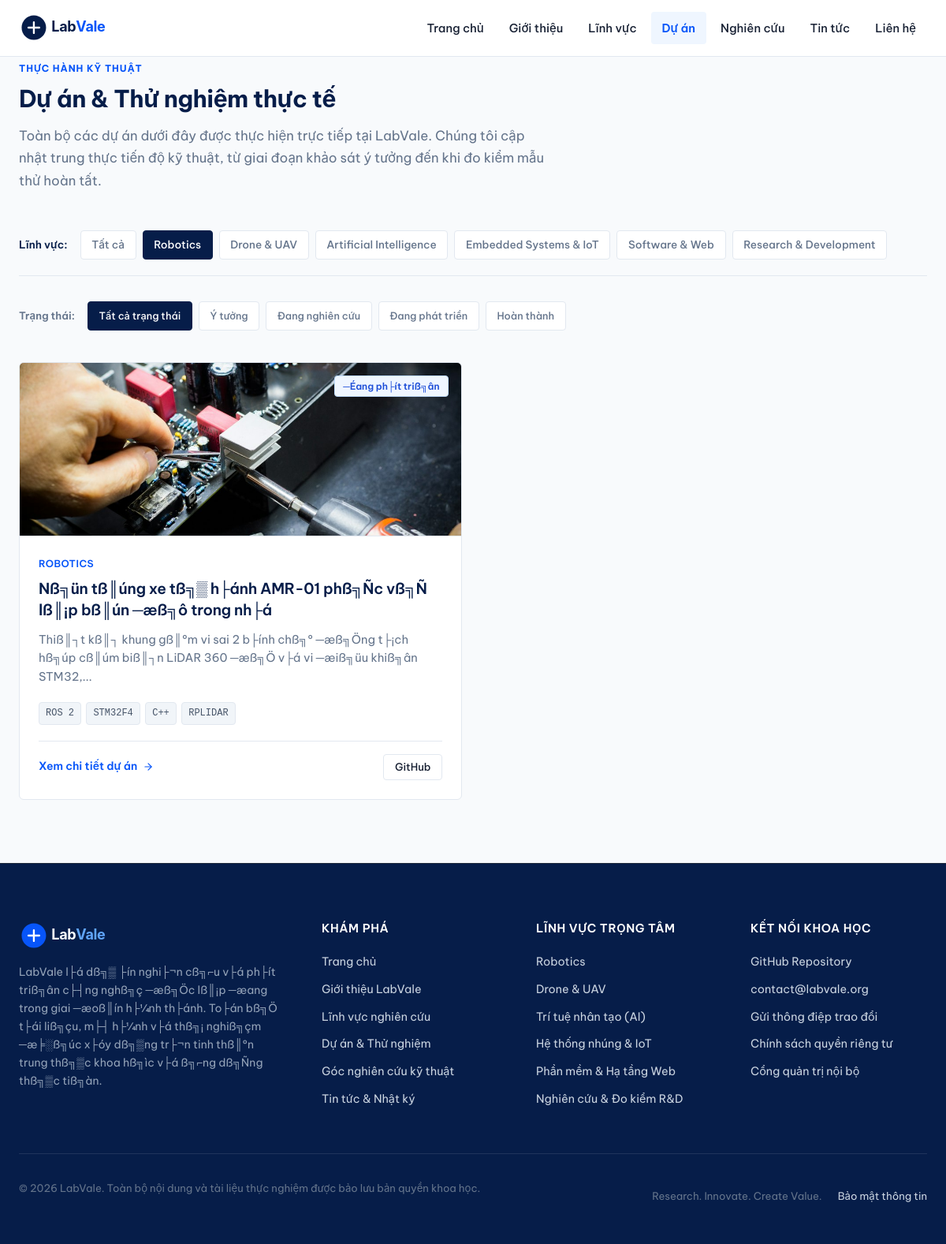
/projects?area=robotics, run on an earlier commit of the app's database.
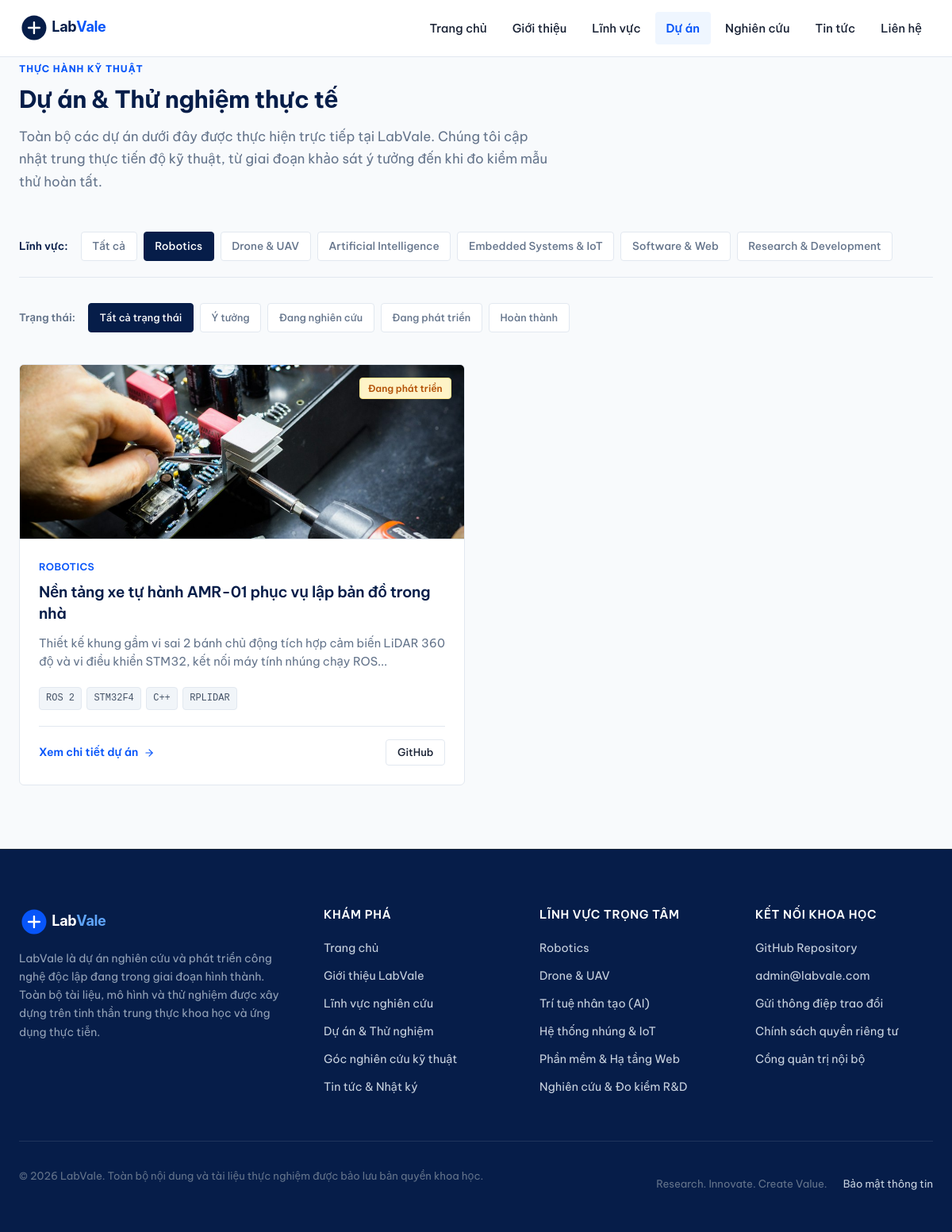
And on a later commit of the database.
### tables this page shows
CREATE TABLE `projects` (
  `id` int(11) NOT NULL AUTO_INCREMENT,
  `area_id` int(11) DEFAULT NULL,
  `title` varchar(200) NOT NULL,
  `slug` varchar(200) NOT NULL,
  `status` enum('Ý tưởng','Đang nghiên cứu','Đang phát triển','Hoàn thành') DEFAULT 'Đang nghiên cứu',
  `summary` text NOT NULL,
  `content` longtext NOT NULL,
  `tech_stack` varchar(255) NOT NULL,
  `image` varchar(255) NOT NULL,
  `image_caption` varchar(255) DEFAULT NULL,
  `github_url` varchar(255) DEFAULT NULL,
  `demo_url` varchar(255) DEFAULT NULL,
  `is_featured` tinyint(1) DEFAULT 0,
  `sort_order` int(11) DEFAULT 0,
  `created_at` datetime DEFAULT current_timestamp(),
  `updated_at` datetime DEFAULT current_timestamp() ON UPDATE current_timestamp(),
  PRIMARY KEY (`id`),
  UNIQUE KEY `slug` (`slug`),
  KEY `area_id` (`area_id`),
  CONSTRAINT `fk_projects_area` FOREIGN KEY (`area_id`) REFERENCES `research_areas` (`id`) ON DELETE SET NULL
);

CREATE TABLE `research_areas` (
  `id` int(11) NOT NULL AUTO_INCREMENT,
  `slug` varchar(100) NOT NULL,
  `name` varchar(150) NOT NULL,
  `subtitle` varchar(255) NOT NULL,
  `icon_svg` text NOT NULL,
  `short_desc` text NOT NULL,
  `full_content` longtext NOT NULL,
  `image` varchar(255) NOT NULL,
  `sort_order` int(11) DEFAULT 0,
  `is_active` tinyint(1) DEFAULT 1,
  `created_at` datetime DEFAULT current_timestamp(),
  PRIMARY KEY (`id`),
  UNIQUE KEY `slug` (`slug`)
);

### includes/helpers.php (called while the page is built, shortened)
<?php
function url(string $path = ''): string {
    $cleanPath = '/' . ltrim($path, '/');
    if ($cleanPath === '/') {
        return BASE_PATH === '' ? '/' : BASE_PATH . '/';
    }
    return BASE_PATH . $cleanPath;
}
function asset(string $path = ''): string {
    $cleanPath = ltrim($path, '/');
    $fullUrl = url('assets/' . $cleanPath);
    $realPath = __DIR__ . '/../assets/' . $cleanPath;
    if (file_exists($realPath)) {
        return $fullUrl . '?v=' . filemtime($realPath);
    }
    return $fullUrl;
}
function e(?string $str): string {
    return htmlspecialchars($str ?? '', ENT_QUOTES, 'UTF-8');
}
function truncate_text(string $text, int $limit = 140, string $end = '...'): string {
    $plain = strip_tags($text);
    $truncated = mb_substr($plain, 0, $limit, 'UTF-8');
    $lastSpace = mb_strrpos($truncated, ' ', 0, 'UTF-8');
    if ($lastSpace !== false) {
        $truncated = mb_substr($truncated, 0, $lastSpace, 'UTF-8');
    }
    return $truncated . $end;
}
function get_setting(string $key, string $default = ''): string {
    static $settingsCache = null;
    if ($settingsCache === null) {
        try {
            $db = Database::getConnection();
            $stmt = $db->query("SELECT `key_name`, `value` FROM `settings`");
            $rows = $stmt->fetchAll();
            $settingsCache = [];
            foreach ($rows as $row) {
                $settingsCache[$row['key_name']] = $row['value'];
            }
        } catch (Exception $e) {
            $settingsCache = [];
        }
    }
    return $settingsCache[$key] ?? $default;
}

### views/layout/project-card.php (the view)
<?php
$statusClassMap = [
    'Ý tưởng' => 'status-y-tuong',
    'Đang nghiên cứu' => 'status-dang-nghien-cuu',
    'Đang phát triển' => 'status-dang-phat-trien',
    'Hoàn thành' => 'status-hoan-thanh',
];
$statusClass = $statusClassMap[$project['status']] ?? 'status-dang-nghien-cuu';
$projectUrl = url('projects/' . $project['slug']);
$imgUrl = !empty($project['image']) ? asset('images/' . $project['image']) : asset('images/project-rover.jpg');
?>
<article class="project-card">
    <div class="project-thumbnail-wrapper">
        <a href="<?= $projectUrl ?>" tabindex="-1" aria-hidden="true">
            <img src="<?= e($imgUrl) ?>" alt="<?= e($project['title']) ?>" class="project-thumbnail" loading="lazy" width="600" height="340">
        </a>
        <span class="project-status-tag <?= $statusClass ?>"><?= e($project['status']) ?></span>
    </div>
    <div class="project-body">
        <?php if (!empty($project['area_name'])): ?>
            <div class="project-area-badge"><?= e($project['area_name']) ?></div>
        <?php endif; ?>
        <h3 class="project-title">
            <a href="<?= $projectUrl ?>"><?= e($project['title']) ?></a>
        </h3>
        <p class="project-summary"><?= e(truncate_text($project['summary'], 130)) ?></p>
        <?php if (!empty($project['tech_stack'])):
            $tags = array_map('trim', explode(',', $project['tech_stack']));
        ?>
            <div class="project-tech-tags">
                <?php foreach (array_slice($tags, 0, 4) as $tag): ?>
                    <span class="tech-tag"><?= e($tag) ?></span>
                <?php endforeach; ?>
            </div>
        <?php endif; ?>
        <div class="project-footer">
            <a href="<?= $projectUrl ?>" class="area-link">
                Xem chi tiết dự án
                <svg viewBox="0 0 24 24" fill="none" stroke="currentColor" stroke-width="2" stroke-linecap="round" stroke-linejoin="round">
                    <line x1="5" y1="12" x2="19" y2="12"></line>
                    <polyline points="12 5 19 12 12 19"></polyline>
                </svg>
            </a>
            <?php if (!empty($project['github_url'])): ?>
                <a href="<?= e($project['github_url']) ?>" target="_blank" rel="noopener noreferrer" class="btn btn-secondary btn-sm" title="Xem mã nguồn">
                    GitHub
                </a>
            <?php endif; ?>
        </div>
    </div>
</article>

### views/projects.php (shortened to what the changed rows need)
<?php
require_once __DIR__ . '/layout/header.php';
?>
<div class="container" style="padding-bottom: 5rem;">
    <div class="section-header">
        <span class="section-kicker">THỰC HÀNH KỸ THUẬT</span>
        <h1 class="section-title">Dự án &amp; Thử nghiệm thực tế</h1>
        <p class="section-desc">
            Toàn bộ các dự án dưới đây được thực hiện trực tiếp tại LabVale. Chúng tôi cập nhật trung thực tiến độ kỹ thuật, từ giai đoạn khảo sát ý tưởng đến khi đo kiểm mẫu thử hoàn tất.
        </p>
    </div>
    <div class="filter-bar">
        <span style="font-size: 0.85rem; font-weight: 600; color: var(--color-primary-navy); margin-right: 0.5rem;">Lĩnh vực:</span>
        <a href="<?= url('/projects' . ($selectedStatus ? '?status=' . urlencode($selectedStatus) : '')) ?>"
           class="filter-btn <?= empty($selectedArea) ? 'active' : '' ?>">
            Tất cả
        </a>
        <?php foreach ($areas as $a): ?>
            <?php
                $link = url('/projects?area=' . urlencode($a['slug']) . ($selectedStatus ? '&status=' . urlencode($selectedStatus) : ''));
            ?>
            <a href="<?= $link ?>" class="filter-btn <?= $selectedArea === $a['slug'] ? 'active' : '' ?>">
                <?= e($a['name']) ?>
            </a>
        <?php endforeach; ?>
    </div>
    <div style="display: flex; gap: 0.5rem; flex-wrap: wrap; margin-bottom: 2.5rem; align-items: center;">
        <span style="font-size: 0.825rem; font-weight: 600; color: var(--color-secondary-text); margin-right: 0.5rem;">Trạng thái:</span>
        <?php
            $statuses = ['Ý tưởng', 'Đang nghiên cứu', 'Đang phát triển', 'Hoàn thành'];
        ?>
        <a href="<?= url('/projects' . ($selectedArea ? '?area=' . urlencode($selectedArea) : '')) ?>"
           class="filter-btn <?= empty($selectedStatus) ? 'active' : '' ?>" style="font-size: 0.8rem;">
            Tất cả trạng thái
        </a>
        <?php foreach ($statuses as $st): ?>
            <?php
                $link = url('/projects?status=' . urlencode($st) . ($selectedArea ? '&area=' . urlencode($selectedArea) : ''));
            ?>
            <a href="<?= $link ?>" class="filter-btn <?= $selectedStatus === $st ? 'active' : '' ?>" style="font-size: 0.8rem;">
                <?= e($st) ?>
            </a>
        <?php endforeach; ?>
    </div>
    <?php if (!empty($projects)): ?>
        <div class="projects-grid">
            <?php foreach ($projects as $project): ?>
                <?php require __DIR__ . '/layout/project-card.php'; ?>
            <?php endforeach; ?>
        </div>
    <?php endif; ?>
</div>
<?php require_once __DIR__ . '/layout/footer.php'; ?>

### views/layout/footer.php (shortened to what the changed rows need)
    </main>
    <footer class="site-footer">
        <div class="container">
            <div class="footer-grid">
                <div>
                    <a href="<?= url('/') ?>" class="brand-link" aria-label="LabVale Trang chủ">
                        <img src="<?= asset('images/logo-white.svg') ?>" alt="Logo LabVale" class="brand-logo-img" width="160" height="38">
                    </a>
                    <p class="footer-brand-desc">
                        <?= e(get_setting('footer_note', 'LabVale là dự án nghiên cứu và phát triển công nghệ độc lập tại Việt Nam, tập trung vào robot, thiết bị bay không người lái, trí tuệ nhân tạo và những giải pháp kỹ thuật có giá trị thực tiễn.')) ?>
                    </p>
                </div>
                <div>
                    <h3 class="footer-heading">Khám phá</h3>
                    <ul class="footer-links">
                        <li><a href="<?= url('/') ?>" class="footer-link">Trang chủ</a></li>
                        <li><a href="<?= url('/about') ?>" class="footer-link">Giới thiệu LabVale</a></li>
                        <li><a href="<?= url('/research-areas') ?>" class="footer-link">Lĩnh vực nghiên cứu</a></li>
                        <li><a href="<?= url('/projects') ?>" class="footer-link">Dự án & Thử nghiệm</a></li>
                        <li><a href="<?= url('/research') ?>" class="footer-link">Góc nghiên cứu kỹ thuật</a></li>
                        <li><a href="<?= url('/news') ?>" class="footer-link">Tin tức & Nhật ký</a></li>
                    </ul>
                </div>
                <div>
                    <h3 class="footer-heading">Lĩnh vực trọng tâm</h3>
                    <ul class="footer-links">
                        <li><a href="<?= url('/research-areas/robotics') ?>" class="footer-link">Robotics</a></li>
                        <li><a href="<?= url('/research-areas/drone-uav') ?>" class="footer-link">Drone & UAV</a></li>
                        <li><a href="<?= url('/research-areas/artificial-intelligence') ?>" class="footer-link">Trí tuệ nhân tạo (AI)</a></li>
                        <li><a href="<?= url('/research-areas/embedded-iot') ?>" class="footer-link">Hệ thống nhúng & IoT</a></li>
                        <li><a href="<?= url('/research-areas/software-web') ?>" class="footer-link">Phần mềm & Hạ tầng Web</a></li>
                        <li><a href="<?= url('/research-areas/research-development') ?>" class="footer-link">Nghiên cứu & Đo kiểm R&D</a></li>
                    </ul>
                </div>
                <div>
                    <h3 class="footer-heading">Kết nối khoa học</h3>
                    <ul class="footer-links">
                        <li>
                            <a href="<?= e(get_setting('github_url', 'https://github.com/labvale-rd')) ?>" target="_blank" rel="noopener noreferrer" class="footer-link">
                                GitHub Repository
                            </a>
                        </li>
                        <li>
                            <a href="mailto:<?= e(get_setting('contact_email', 'contact@labvale.org')) ?>" class="footer-link">
                                <?= e(get_setting('contact_email', 'contact@labvale.org')) ?>
                            </a>
                        </li>
                        <li><a href="<?= url('/contact') ?>" class="footer-link">Gửi thông điệp trao đổi</a></li>
                        <li><a href="<?= url('/privacy') ?>" class="footer-link">Chính sách quyền riêng tư</a></li>
                        <li><a href="<?= url('/admin') ?>" class="footer-link">Cổng quản trị nội bộ</a></li>
                    </ul>
                </div>
            </div>
            <div class="footer-bottom">
                <p>&copy; <?= date('Y') ?> LabVale. Toàn bộ nội dung và tài liệu thực nghiệm được bảo lưu bản quyền khoa học.</p>
                <div class="footer-legal-links">
                    <span>Research. Innovate. Create Value.</span>
                    <a href="<?= url('/privacy') ?>" class="footer-link">Bảo mật thông tin</a>
                </div>
            </div>
        </div>
    </footer>
</body>
</html>

What changed in the data, as far as the page shows it:
changed projects "ROS 2": status "─Éang ph├ít triß╗ân" → "Đang phát triển"; title "Nß╗ün tß║úng xe tß╗▒ h├ánh AMR-01 phß╗Ñc vß╗Ñ lß║¡p bß║ún ─æß╗ô trong nh├á" → "Nền tảng xe tự hành AMR-01 phục vụ lập bản đồ trong nhà"; summary "Thiß║┐t kß║┐ khung gß║ºm vi sai 2 b├ính chß╗º ─æß╗Öng t├¡ch hß╗úp cß║úm biß║┐n LiDAR 360 ─æß╗Ö v├á vi ─æiß╗üu khiß╗ân STM32,..." → "Thiết kế khung gầm vi sai 2 bánh chủ động tích hợp cảm biến LiDAR 360 độ và vi điều khiển STM32, kết nối máy tính nhúng chạy ROS..."
Also different on the page:
get_setting('contact_email', 'contact@labvale.org'): "contact@labvale.org" → "admin@labvale.com"
text no longer shown: "LabVale l├á dß╗▒ ├ín nghi├¬n cß╗⌐u v├á ph├ít triß╗ân c├┤ng nghß╗ç ─æß╗Öc lß║¡p ─æang trong giai ─æoß║ín h├¼nh th├ánh. To├án bß╗Ö t├ái liß╗çu, m├┤ h├¼nh v├á thß╗¡ nghiß╗çm ─æ╞░ß╗úc x├óy dß╗▒ng tr├¬n tinh thß║ºn trung thß╗▒c khoa hß╗ìc v├á ß╗⌐ng dß╗Ñng thß╗▒c tiß╗àn."
text now shown: "LabVale là dự án nghiên cứu và phát triển công nghệ độc lập đang trong giai đoạn hình thành. Toàn bộ tài liệu, mô hình và thử nghiệm được xây dựng trên tinh thần trung thực khoa học và ứng dụng thực tiễn."
